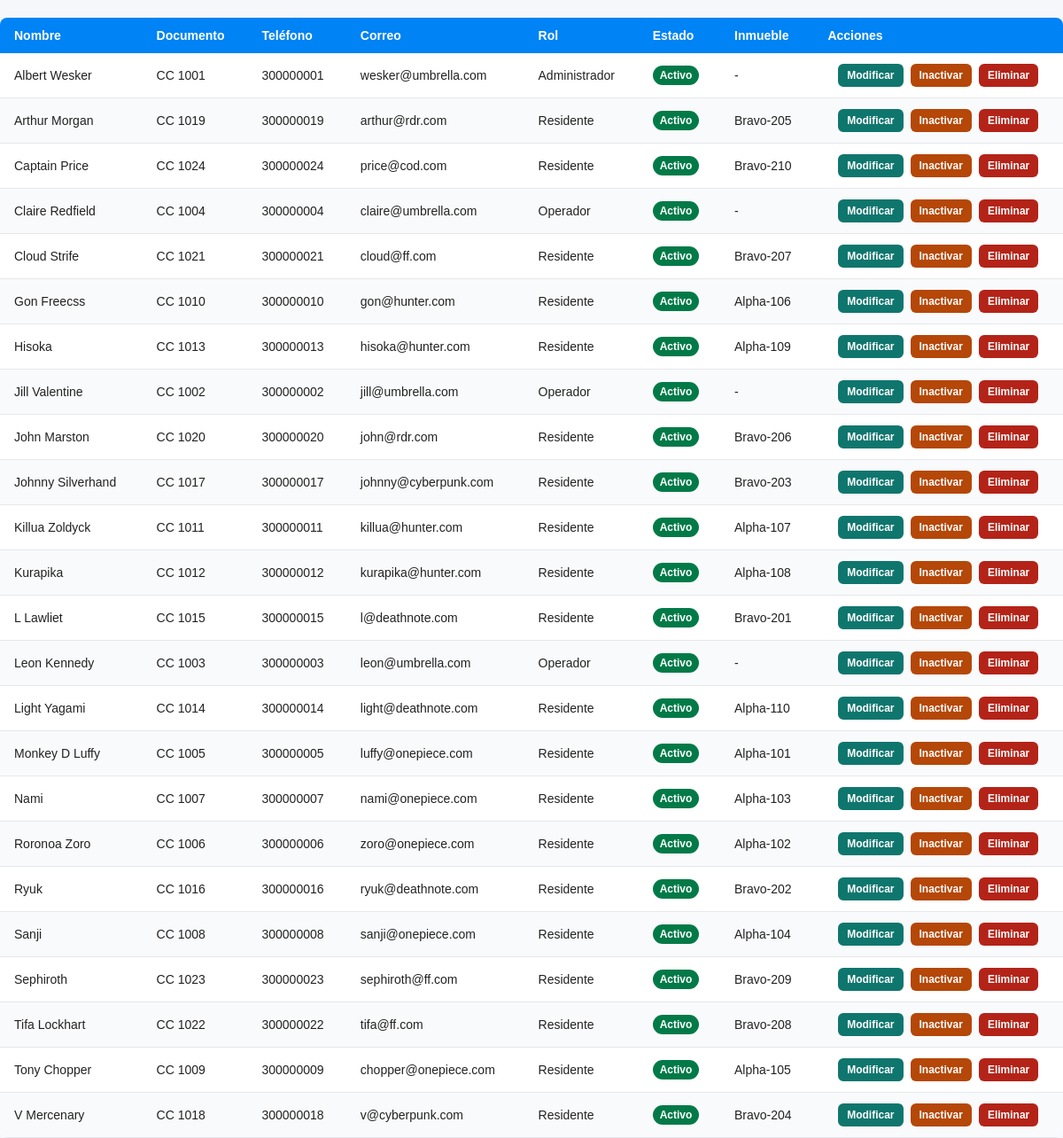
The page /programas/gestion_usuarios.php on the database its author committed.
### tables this page shows
CREATE TABLE USUARIOS (
    id_usuario INT AUTO_INCREMENT PRIMARY KEY,
    id_persona INT,
    contraseña VARCHAR(100),
    id_rol INT,
    estado VARCHAR(20),

    FOREIGN KEY (id_persona) REFERENCES PERSONAS(id_persona),
    FOREIGN KEY (id_rol) REFERENCES ROLES(id_rol)
);

CREATE TABLE PERSONAS (
    id_persona INT AUTO_INCREMENT PRIMARY KEY,
    nombre_completo VARCHAR(120),
    tipo_documento VARCHAR(10),
    numero_documento VARCHAR(30) UNIQUE,
    edad DATE,
    telefono VARCHAR(20),
    correo VARCHAR(100)
);

CREATE TABLE ROLES (
    id_rol INT AUTO_INCREMENT PRIMARY KEY,
    nombre_rol VARCHAR(50) NOT NULL
);

### programas/gestion_usuarios.php (the view, shortened to what this page needs)
<?php
include("conexion.php");
$sql = "SELECT
          u.id_usuario,
          p.id_persona,
          p.nombre_completo,
          p.tipo_documento,
          p.numero_documento,
          p.telefono,
          p.correo,
          r.nombre_rol,
          u.id_rol,
          u.estado,
          COALESCE((
            SELECT GROUP_CONCAT(DISTINCT CONCAT(t2.nombre, '-', i2.numero) SEPARATOR ', ')
            FROM RESIDENTES r2
            INNER JOIN RESIDENTE_INMUEBLE ri2 ON r2.id_residente = ri2.id_residente
            INNER JOIN INMUEBLES i2 ON i2.id_inmueble = ri2.id_inmueble
            INNER JOIN TORRES t2 ON t2.id_torre = i2.id_torre
            WHERE r2.id_persona = p.id_persona
          ), '-') AS inmuebles_residente,
          COALESCE((
            SELECT GROUP_CONCAT(DISTINCT CONCAT(t3.nombre, '-', i3.numero) SEPARATOR ', ')
            FROM PROPIETARIOS pr3
            INNER JOIN INMUEBLES i3 ON i3.id_propietario = pr3.id_propietario
            INNER JOIN TORRES t3 ON t3.id_torre = i3.id_torre
            WHERE pr3.id_persona = p.id_persona
          ), '-') AS inmuebles_propietario
        FROM USUARIOS u
        INNER JOIN PERSONAS p ON p.id_persona = u.id_persona
        INNER JOIN ROLES r ON r.id_rol = u.id_rol
        ORDER BY p.nombre_completo";
$resultado = mysqli_query($conexion, $sql);
?>
<!doctype html>
<html lang="es">
<head>
<link rel="stylesheet" href="../css/style.css">
</head>
<body>
<div class="table-container">
<table class="residentes-table">
  <thead>
    <tr>
      <th>Nombre</th>
      <th>Documento</th>
      <th>Teléfono</th>
      <th>Correo</th>
      <th>Rol</th>
      <th>Estado</th>
      <th>Inmueble</th>
      <th>Acciones</th>
    </tr>
  </thead>
  <tbody>
  <?php while($fila = mysqli_fetch_assoc($resultado)): ?>
    <?php
      $inmueble = ($fila['id_rol'] == 3) ? $fila['inmuebles_residente'] : (($fila['id_rol'] == 4) ? $fila['inmuebles_propietario'] : '-');
      $estado_raw = trim((string)$fila['estado']);
      $es_activo = ($estado_raw === '1' || strcasecmp($estado_raw, 'Activo') === 0);
      $estado_texto = $es_activo ? 'Activo' : 'Inactivo';
      $clase_estado = $es_activo ? 'estado-chip estado-activo' : 'estado-chip estado-inactivo';
      $clase_boton_estado = $es_activo ? 'btn-mini btn-estado-inactivo' : 'btn-mini btn-estado-activo';
      $texto_boton_estado = $es_activo ? 'Inactivar' : 'Activar';
    ?>
    <tr>
      <td><?php echo htmlspecialchars($fila['nombre_completo']); ?></td>
      <td><?php echo htmlspecialchars($fila['tipo_documento'].' '.$fila['numero_documento']); ?></td>
      <td><?php echo htmlspecialchars($fila['telefono']); ?></td>
      <td><?php echo htmlspecialchars($fila['correo']); ?></td>
      <td><?php echo htmlspecialchars($fila['nombre_rol']); ?></td>
      <td><span class="<?php echo $clase_estado; ?>"><?php echo $estado_texto; ?></span></td>
      <td><?php echo htmlspecialchars($inmueble); ?></td>
      <td>
        <div class="acciones">
          <a class="btn-mini btn-editar" href="editar_usuario.php?id_usuario=<?php echo intval($fila['id_usuario']); ?>" target="_top">Modificar</a>
          <form method="post" action="actualizar_estado_usuario.php" target="_top" onsubmit="return confirm('¿Deseas cambiar el estado de este usuario?');">
            <button type="submit" class="<?php echo $clase_boton_estado; ?>"><?php echo $texto_boton_estado; ?></button>
          </form>
          <form method="post" action="eliminar_usuario.php" target="_top" onsubmit="return confirm('¿Eliminar este usuario y sus datos asociados?');">
            <button type="submit" class="btn-mini btn-eliminar">Eliminar</button>
          </form>
        </div>
      </td>
    </tr>
  <?php endwhile; ?>
  </tbody>
</table>
</div>
</body>
</html>

### css/style.css (style rules this page uses)
* { box-sizing: border-box; margin: 0; padding: 0; }
html,body { height: 100%; font-family: Inter, "Segoe UI", Roboto, Arial, sans-serif; color: #222; background:#f5f7fb; }
:root { --primary: #1f6feb; --dark: #0b2545; --muted: #667085; --card-bg: #ffffff; --accent: #06b6d4; --glass: rgba(255,255,255,0.6); }
.table-container { width: 100%; overflow-x: auto; margin-top: 20px; }
.residentes-table { width: 100%; border-collapse: collapse; background: #ffffff; border-radius: 8px; overflow: hidden; font-family: Arial, sans-serif; }
.residentes-table thead { background: #0083f5; color: #fff; }
.residentes-table th { text-align: left; padding: 12px 16px; font-size: 14px; }
.residentes-table td { padding: 12px 16px; border-bottom: 1px solid #e5e7eb; font-size: 14px; }
.residentes-table tr:nth-child(even) { background: #f9fafb; }

### programas/gestion_usuarios.php (style rules this page uses)
.acciones { display: flex; gap: 8px; justify-content: center; }
.btn-mini { padding: 6px 10px; border-radius: 6px; text-decoration: none; color: #fff; font-size: 12px; font-weight: 700; border: none; cursor: pointer; }
.btn-editar { background: #0f766e; }
.btn-eliminar { background: #b42318; }
.btn-estado-inactivo { background: #b54708; }
.estado-chip { display: inline-block; padding: 4px 8px; border-radius: 999px; font-size: 12px; font-weight: 700; color: #fff; }
.estado-activo { background: #027a48; }

### rows shown on the page
usuarios: id_persona.nombre_completo "Albert Wesker", id_persona.numero_documento "CC 1001", id_persona.telefono "300000001", id_persona.correo "wesker@umbrella.com", id_rol.nombre_rol "Administrador", estado "Activo", id_rol "-", estado "Inactivar"
usuarios: id_persona.nombre_completo "Arthur Morgan", id_persona.numero_documento "CC 1019", id_persona.telefono "300000019", id_persona.correo "arthur@rdr.com", id_rol.nombre_rol "Residente", estado "Activo", inmueble "Bravo-205", estado "Inactivar"
usuarios: id_persona.nombre_completo "Captain Price", id_persona.numero_documento "CC 1024", id_persona.telefono "300000024", id_persona.correo "price@cod.com", id_rol.nombre_rol "Residente", estado "Activo", inmueble "Bravo-210", estado "Inactivar"
usuarios: id_persona.nombre_completo "Claire Redfield", id_persona.numero_documento "CC 1004", id_persona.telefono "300000004", id_persona.correo "claire@umbrella.com", id_rol.nombre_rol "Operador", estado "Activo", id_rol "-", estado "Inactivar"
usuarios: id_persona.nombre_completo "Cloud Strife", id_persona.numero_documento "CC 1021", id_persona.telefono "300000021", id_persona.correo "cloud@ff.com", id_rol.nombre_rol "Residente", estado "Activo", inmueble "Bravo-207", estado "Inactivar"
usuarios: id_persona.nombre_completo "Gon Freecss", id_persona.numero_documento "CC 1010", id_persona.telefono "300000010", id_persona.correo "gon@hunter.com", id_rol.nombre_rol "Residente", estado "Activo", inmueble "Alpha-106", estado "Inactivar"
usuarios: id_persona.nombre_completo "Hisoka", id_persona.numero_documento "CC 1013", id_persona.telefono "300000013", id_persona.correo "hisoka@hunter.com", id_rol.nombre_rol "Residente", estado "Activo", inmueble "Alpha-109", estado "Inactivar"
usuarios: id_persona.nombre_completo "Jill Valentine", id_persona.numero_documento "CC 1002", id_persona.telefono "300000002", id_persona.correo "jill@umbrella.com", id_rol.nombre_rol "Operador", estado "Activo", id_rol "-", estado "Inactivar"
usuarios: id_persona.nombre_completo "John Marston", id_persona.numero_documento "CC 1020", id_persona.telefono "300000020", id_persona.correo "john@rdr.com", id_rol.nombre_rol "Residente", estado "Activo", inmueble "Bravo-206", estado "Inactivar"
usuarios: id_persona.nombre_completo "Johnny Silverhand", id_persona.numero_documento "CC 1017", id_persona.telefono "300000017", id_persona.correo "johnny@cyberpunk.com", id_rol.nombre_rol "Residente", estado "Activo", inmueble "Bravo-203", estado "Inactivar"
usuarios: id_persona.nombre_completo "Killua Zoldyck", id_persona.numero_documento "CC 1011", id_persona.telefono "300000011", id_persona.correo "killua@hunter.com", id_rol.nombre_rol "Residente", estado "Activo", inmueble "Alpha-107", estado "Inactivar"
usuarios: id_persona.nombre_completo "Kurapika", id_persona.numero_documento "CC 1012", id_persona.telefono "300000012", id_persona.correo "kurapika@hunter.com", id_rol.nombre_rol "Residente", estado "Activo", inmueble "Alpha-108", estado "Inactivar"
usuarios: id_persona.nombre_completo "L Lawliet", id_persona.numero_documento "CC 1015", id_persona.telefono "300000015", id_persona.correo "l@deathnote.com", id_rol.nombre_rol "Residente", estado "Activo", inmueble "Bravo-201", estado "Inactivar"
usuarios: id_persona.nombre_completo "Leon Kennedy", id_persona.numero_documento "CC 1003", id_persona.telefono "300000003", id_persona.correo "leon@umbrella.com", id_rol.nombre_rol "Operador", estado "Activo", id_rol "-", estado "Inactivar"
usuarios: id_persona.nombre_completo "Light Yagami", id_persona.numero_documento "CC 1014", id_persona.telefono "300000014", id_persona.correo "light@deathnote.com", id_rol.nombre_rol "Residente", estado "Activo", inmueble "Alpha-110", estado "Inactivar"
usuarios: id_persona.nombre_completo "Monkey D Luffy", id_persona.numero_documento "CC 1005", id_persona.telefono "300000005", id_persona.correo "luffy@onepiece.com", id_rol.nombre_rol "Residente", estado "Activo", inmueble "Alpha-101", estado "Inactivar"
usuarios: id_persona.nombre_completo "Nami", id_persona.numero_documento "CC 1007", id_persona.telefono "300000007", id_persona.correo "nami@onepiece.com", id_rol.nombre_rol "Residente", estado "Activo", inmueble "Alpha-103", estado "Inactivar"
usuarios: id_persona.nombre_completo "Roronoa Zoro", id_persona.numero_documento "CC 1006", id_persona.telefono "300000006", id_persona.correo "zoro@onepiece.com", id_rol.nombre_rol "Residente", estado "Activo", inmueble "Alpha-102", estado "Inactivar"
usuarios: id_persona.nombre_completo "Ryuk", id_persona.numero_documento "CC 1016", id_persona.telefono "300000016", id_persona.correo "ryuk@deathnote.com", id_rol.nombre_rol "Residente", estado "Activo", inmueble "Bravo-202", estado "Inactivar"
usuarios: id_persona.nombre_completo "Sanji", id_persona.numero_documento "CC 1008", id_persona.telefono "300000008", id_persona.correo "sanji@onepiece.com", id_rol.nombre_rol "Residente", estado "Activo", inmueble "Alpha-104", estado "Inactivar"
usuarios: id_persona.nombre_completo "Sephiroth", id_persona.numero_documento "CC 1023", id_persona.telefono "300000023", id_persona.correo "sephiroth@ff.com", id_rol.nombre_rol "Residente", estado "Activo", inmueble "Bravo-209", estado "Inactivar"
usuarios: id_persona.nombre_completo "Tifa Lockhart", id_persona.numero_documento "CC 1022", id_persona.telefono "300000022", id_persona.correo "tifa@ff.com", id_rol.nombre_rol "Residente", estado "Activo", inmueble "Bravo-208", estado "Inactivar"
usuarios: id_persona.nombre_completo "Tony Chopper", id_persona.numero_documento "CC 1009", id_persona.telefono "300000009", id_persona.correo "chopper@onepiece.com", id_rol.nombre_rol "Residente", estado "Activo", inmueble "Alpha-105", estado "Inactivar"
usuarios: id_persona.nombre_completo "V Mercenary", id_persona.numero_documento "CC 1018", id_persona.telefono "300000018", id_persona.correo "v@cyberpunk.com", id_rol.nombre_rol "Residente", estado "Activo", inmueble "Bravo-204", estado "Inactivar"
